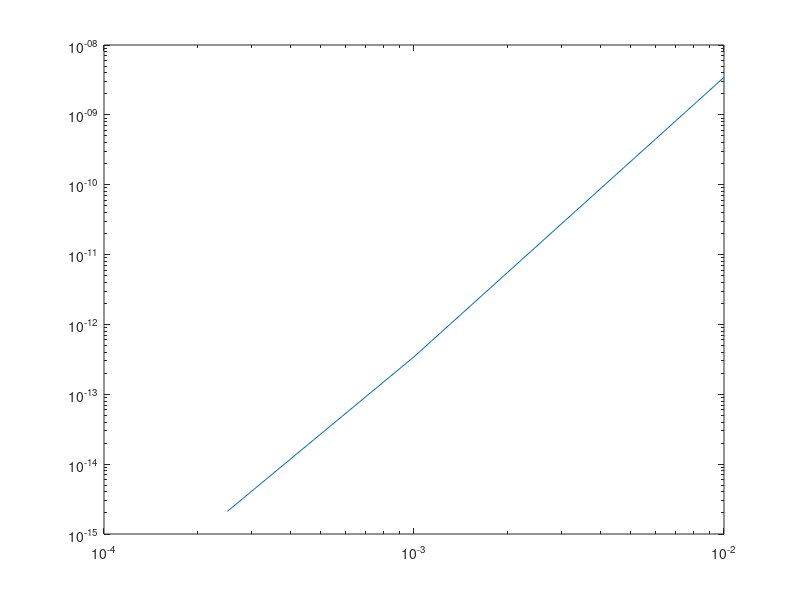

MATLAB code to generate this figure:
n = [100, 500, 1000, 4000];
h = zeros(size(n));
err = zeros(size(n));

for i = 1:length(n)
  x = linspace(0, 1, n(i)+1);
  y = sin(pi*x);

  h(i) = x(2)-x(1);
  s = h(i)/3*(y(1) + y(end) + 4.0*sum(y(2:2:end-1)) + 2.0*sum(y(3:2:end-2)));
  err(i) = abs(s - 2.0/pi);
end

loglog(h, err)
	   